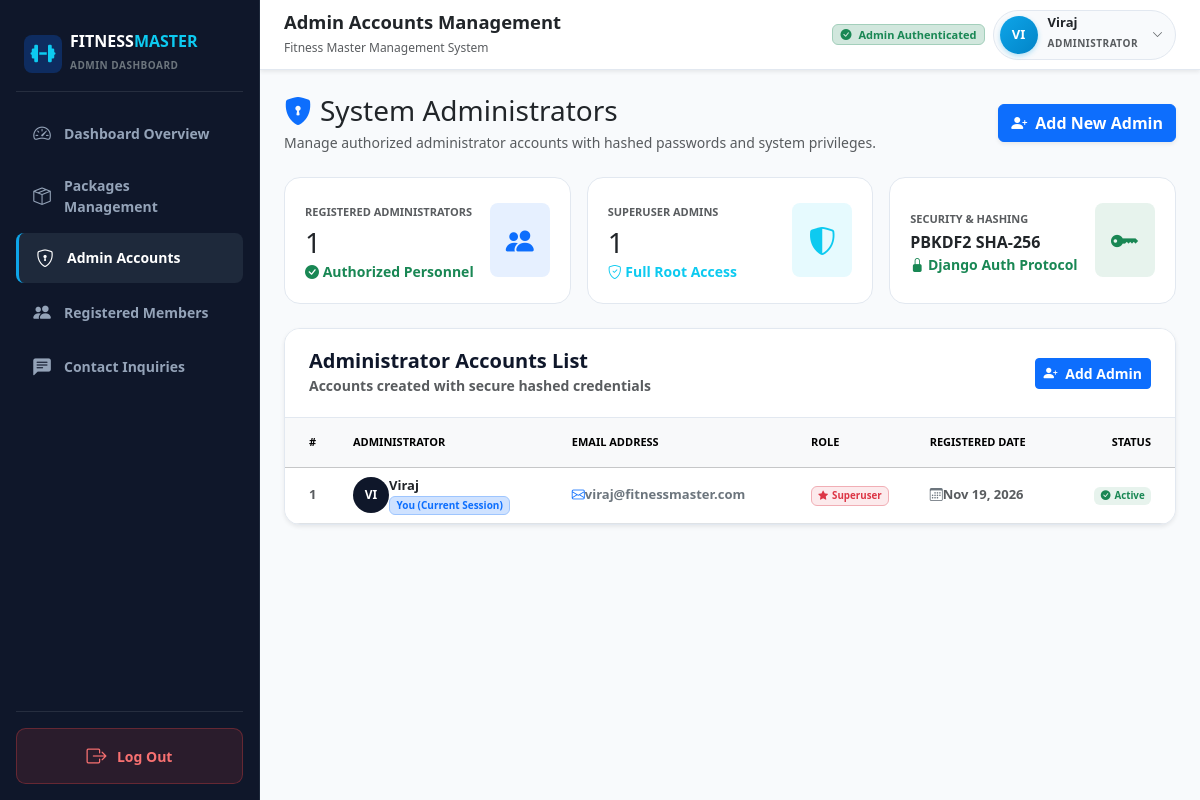
The page /admins/ (signed in) on the database as committed earlier.
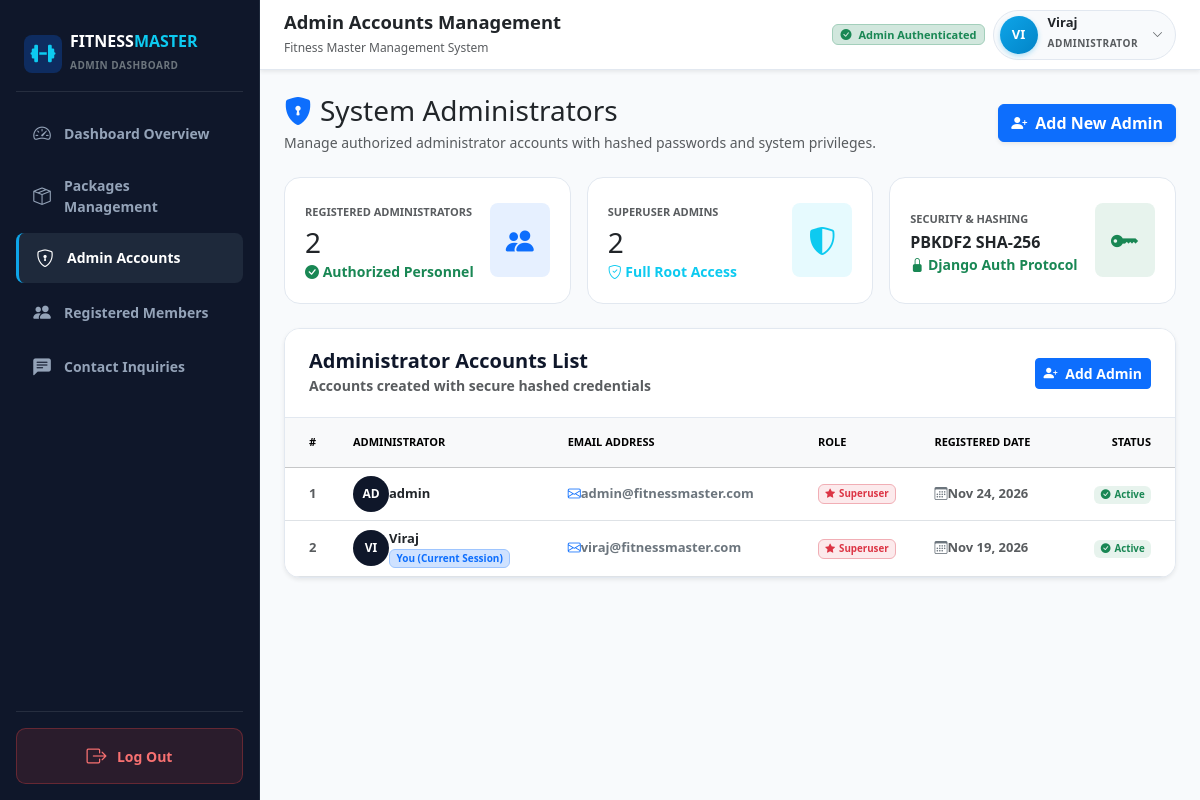
The same page on the database as committed later.
### accounts/models.py (models this page shows, shortened)
class Admin(AbstractUser):
    email = models.EmailField(unique=True, verbose_name="Email Address")
    class Meta:
        verbose_name = 'Admin'
        verbose_name_plural = 'Admins'
        ordering = ['username']

### accounts/views.py (the view, shortened to what this page needs)
# urls.py: path('admins/', views.admin_accounts_view, name='admin_accounts'),
@login_required(login_url='login')
@user_passes_test(admin_check, login_url='login')
def admin_accounts_view(request):
    admins = AdminModel.objects.all().order_by('-date_joined')
    form = AdminCreationForm()
    return render(request, 'accounts/admin_list.html', {
        'admins': admins,
        'form': form,
        'total_admins': admins.count(),
        'superusers_count': admins.filter(is_superuser=True).count(),
    })

### accounts/views.py (called while the page is built)
def admin_check(user):
    return user.is_authenticated and (user.is_staff or user.is_superuser)

### templates/accounts/admin_list.html (shortened to what this page needs)
{% extends 'base.html' %}
{% block page_heading %}Admin Accounts Management{% endblock %}
{% block content %}
<div class="container-fluid px-0">
  <div class="d-flex flex-wrap align-items-center justify-content-between gap-3 mb-4">
    <div>
      <h3 class="fw-black text-dark mb-1">
        <i class="bi bi-shield-lock-fill text-primary me-2"></i>System Administrators
      </h3>
      <p class="text-muted small mb-0">
        Manage authorized administrator accounts with hashed passwords and system privileges.
      </p>
    </div>
    <div class="d-flex align-items-center gap-2">
      <button type="button" class="btn btn-primary fw-bold d-flex align-items-center gap-2 shadow-sm" data-bs-toggle="modal" data-bs-target="#addAdminModal">
        <i class="bi bi-person-plus-fill"></i> Add New Admin
      </button>
    </div>
  </div>
  <div class="row g-3 mb-4">
    <div class="col-12 col-sm-6 col-md-4">
      <div class="stat-card h-100 d-flex align-items-center justify-content-between">
        <div>
          <small class="text-muted fw-bold text-uppercase" style="font-size: 11px;">Registered Administrators</small>
          <h3 class="fw-black text-dark mb-0 mt-1">{{ total_admins }}</h3>
          <small class="text-success fw-semibold"><i class="bi bi-check-circle-fill"></i> Authorized Personnel</small>
        </div>
        <div class="rounded-3 p-3 bg-primary bg-opacity-10 text-primary">
          <i class="bi bi-people-fill fs-3"></i>
        </div>
      </div>
    </div>
    <div class="col-12 col-sm-6 col-md-4">
      <div class="stat-card h-100 d-flex align-items-center justify-content-between">
        <div>
          <small class="text-muted fw-bold text-uppercase" style="font-size: 11px;">Superuser Admins</small>
          <h3 class="fw-black text-dark mb-0 mt-1">{{ superusers_count }}</h3>
          <small class="text-info fw-semibold"><i class="bi bi-shield-check"></i> Full Root Access</small>
        </div>
        <div class="rounded-3 p-3 bg-info bg-opacity-10 text-info">
          <i class="bi bi-shield-shaded fs-3"></i>
        </div>
      </div>
    </div>
    <div class="col-12 col-sm-12 col-md-4">
      <div class="stat-card h-100 d-flex align-items-center justify-content-between">
        <div>
          <small class="text-muted fw-bold text-uppercase" style="font-size: 11px;">Security & Hashing</small>
          <h6 class="fw-bold text-dark mb-0 mt-1">PBKDF2 SHA-256</h6>
          <small class="text-success fw-semibold"><i class="bi bi-lock-fill"></i> Django Auth Protocol</small>
        </div>
        <div class="rounded-3 p-3 bg-success bg-opacity-10 text-success">
          <i class="bi bi-key-fill fs-3"></i>
        </div>
      </div>
    </div>
  </div>
  <div class="fm-card mb-4 shadow-sm">
    <div class="fm-card-header d-flex flex-wrap align-items-center justify-content-between gap-3">
      <div>
        <h5 class="mb-0 fw-bold">Administrator Accounts List</h5>
        <small class="text-muted">Accounts created with secure hashed credentials</small>
      </div>
      <button type="button" class="btn btn-sm btn-primary fw-bold" data-bs-toggle="modal" data-bs-target="#addAdminModal">
        <i class="bi bi-person-plus-fill me-1"></i> Add Admin
      </button>
    </div>
    <div class="table-responsive">
      <table class="table table-hover align-middle mb-0" style="font-size: 13px;">
        <thead class="table-light text-uppercase text-secondary fw-bold" style="font-size: 11px;">
          <tr>
            <th class="ps-4 py-3" style="width: 60px;">#</th>
            <th class="py-3">Administrator</th>
            <th class="py-3">Email Address</th>
            <th class="py-3">Role</th>
            <th class="py-3">Registered Date</th>
            <th class="text-end pe-4 py-3">Status</th>
          </tr>
        </thead>
        <tbody>
          {% for admin in admins %}
            <tr>
              <td class="ps-4 fw-bold text-muted">{{ forloop.counter }}</td>
              <td>
                <div class="d-flex align-items-center gap-2.5">
                  <div class="rounded-circle bg-dark text-white fw-bold d-flex align-items-center justify-content-center" style="width: 36px; height: 36px; font-size: 12px; background-color: #0f172a !important;">
                    {{ admin.username|slice:":2"|upper }}
                  </div>
                  <div>
                    <div class="fw-bold text-dark">{{ admin.username }}</div>
                    {% if admin.id == request.user.id %}
                      <span class="badge bg-primary-subtle text-primary border border-primary-subtle" style="font-size: 10px;">You (Current Session)</span>
                    {% endif %}
                  </div>
                </div>
              </td>
              <td>
                <span class="text-secondary fw-semibold"><i class="bi bi-envelope me-1.5 text-primary"></i>{{ admin.email|default:"No email set" }}</span>
              </td>
              <td>
                {% if admin.is_superuser %}
                  <span class="badge bg-danger bg-opacity-10 text-danger border border-danger-subtle fw-bold px-2.5 py-1">
                    <i class="bi bi-star-fill me-1"></i>Superuser
                  </span>
                {% else %}
                  <span class="badge bg-primary bg-opacity-10 text-primary border border-primary-subtle fw-semibold px-2.5 py-1">
                    <i class="bi bi-shield me-1"></i>Staff Admin
                  </span>
                {% endif %}
              </td>
              <td class="text-muted fw-semibold">
                <i class="bi bi-calendar3 me-1.5 text-secondary"></i>{{ admin.date_joined|date:"M d, Y" }}
              </td>
              <td class="text-end pe-4">
                {% if admin.is_active %}
                  <span class="badge bg-success bg-opacity-10 text-success fw-bold px-2.5 py-1">
                    <i class="bi bi-check-circle-fill me-1"></i>Active
                  </span>
                {% else %}
                  <span class="badge bg-secondary text-white fw-bold px-2.5 py-1">Inactive</span>
                {% endif %}
              </td>
            </tr>
          {% endfor %}
        </tbody>
      </table>
    </div>
  </div>
</div>
{% endblock %}

### templates/base.html (shortened to what this page needs)
<!DOCTYPE html>
<html lang="en">
<head>
  <link href="https://cdn.jsdelivr.net/npm/bootstrap@5.3.3/dist/css/bootstrap.min.css" rel="stylesheet">
  <link href="https://cdn.jsdelivr.net/npm/bootstrap-icons@1.11.3/font/bootstrap-icons.min.css" rel="stylesheet">
  <link rel="stylesheet" href="https://cdnjs.cloudflare.com/ajax/libs/font-awesome/6.5.1/css/all.min.css">
</head>
<body>
{% if request.user.is_authenticated and request.user.is_staff and not is_user_page and not is_auth_page and request.GET.portal != 'user' and request.resolver_match.url_name not in 'about_us contact_us user_login user_register user_register_alias user_dashboard user_root root admin_login admin_login_slash login admin_gateway admin_gateway_no_slash' %}
<div class="d-flex w-100 min-vh-100 position-relative">
  <aside class="admin-sidebar d-none d-lg-flex flex-column p-3" id="adminDesktopSidebar">
    <div class="brand-container d-flex align-items-center gap-2 px-2 py-3 mb-3 border-bottom border-secondary border-opacity-25">
      <button type="button" class="brand-icon btn p-0 border-0 bg-primary bg-opacity-25 text-info rounded-3 d-flex align-items-center justify-content-center shadow-none" id="desktopBrandToggle" style="width: 38px; height: 38px; flex-shrink: 0; cursor: pointer;" title="Click to Collapse / Expand Sidebar" aria-label="Toggle Sidebar">
        <i class="fa-solid fa-dumbbell text-info fs-5"></i>
      </button>
      <div class="brand-text text-truncate" id="desktopBrandTextToggle" style="cursor: pointer;" title="Click to Collapse / Expand Sidebar">
        <h6 class="mb-0 fw-bold text-white tracking-wide">FITNESS<span class="text-info">MASTER</span></h6>
        <small class="text-secondary fw-semibold" style="font-size: 10px; letter-spacing: 0.5px;">ADMIN DASHBOARD</small>
      </div>
    </div>
    <ul class="nav nav-pills flex-column mb-auto">
      <li class="nav-item">
        <a href="{% url 'admin_dashboard' %}" class="nav-link {% if request.resolver_match.url_name == 'admin_dashboard' %}active{% endif %}" title="Dashboard Overview">
          <i class="bi bi-speedometer2"></i>
          <span class="nav-label">Dashboard Overview</span>
        </a>
      </li>
      <li class="nav-item">
        <a href="{% url 'packages_list' %}" class="nav-link " title="Packages Management">
          <i class="bi bi-box-seam"></i>
          <span class="nav-label">Packages Management</span>
        </a>
      </li>
      <li class="nav-item">
        <a href="{% url 'admin_accounts' %}" class="nav-link {% if request.resolver_match.url_name == 'admin_accounts' %}active{% endif %}" title="Admin Accounts">
          <i class="bi bi-shield-lock"></i>
          <span class="nav-label">Admin Accounts</span>
        </a>
      </li>
      <li class="nav-item">
        <a href="{% url 'admin_registered_users' %}" class="nav-link {% if request.resolver_match.url_name == 'admin_registered_users' %}active{% endif %}" title="Registered Members">
          <i class="bi bi-people-fill"></i>
          <span class="nav-label">Registered Members</span>
        </a>
      </li>
      <li class="nav-item">
        <a href="{% url 'admin_contact_messages' %}" class="nav-link {% if request.resolver_match.url_name == 'admin_contact_messages' %}active{% endif %}" title="Contact Inquiries">
          <i class="bi bi-chat-left-text-fill"></i>
          <span class="nav-label">Contact Inquiries</span>
        </a>
      </li>
    </ul>
    <div class="border-top border-secondary border-opacity-25 pt-3 mt-auto">
      <a href="{% url 'logout' %}" class="sidebar-logout-btn w-100" title="Log Out">
        <i class="bi bi-box-arrow-right fs-5"></i>
        <span class="nav-label">Log Out</span>
      </a>
    </div>
  </aside>
  <div class="main-wrapper" id="mainContentWrapper">
    <header class="admin-navbar d-flex align-items-center justify-content-between px-3 px-lg-4 sticky-top shadow-sm">
      <div class="d-flex align-items-center gap-3">
        <div>
          <h5 class="mb-0 fw-bold text-dark" style="font-size: 1.15rem;">{% block page_heading %}Admin Dashboard{% endblock %}</h5>
          <small class="text-muted d-none d-sm-inline" style="font-size: 12px;">Fitness Master Management System</small>
        </div>
      </div>
      <div class="d-flex align-items-center gap-2">
        <span class="badge bg-success-subtle text-success border border-success-subtle d-none d-lg-inline-block px-2.5 py-1.5" style="font-size: 11px;">
          <i class="bi bi-check-circle-fill me-1"></i> Admin Authenticated
        </span>
        <div class="dropdown profile-dropdown">
          <div class="profile-pill" id="adminHeaderProfile" role="button" data-bs-toggle="dropdown" aria-expanded="false" tabindex="0">
            <div class="profile-avatar-circle">
              {{ request.user.username|slice:":2"|upper }}
            </div>
            <div class="d-none d-sm-block text-start pe-1">
              <div class="fw-bold text-dark lh-1" style="font-size: 13px;">{{ request.user.username }}</div>
              <small class="text-muted text-uppercase fw-semibold" style="font-size: 10px; letter-spacing: 0.5px;">Administrator</small>
            </div>
            <i class="bi bi-chevron-down text-muted" style="font-size: 11px;"></i>
          </div>
        </div>
      </div>
    </header>
    <main class="p-3 p-lg-4">
      {% block content %}{% endblock %}
    </main>
  </div>
</div>
{% else %}
  <main>
    {% block auth_content %}{% endblock %}
  </main>
{% endif %}
</body>
</html>

### templates/base.html (style rules this page uses)
:root { --fm-primary-dark: #0f172a; --fm-secondary-dark: #1e293b; --fm-border: #e2e8f0; --fm-accent-cyan: #0ea5e9; --fm-accent-orange: #ff5722; --fm-bg-light: #f8fafc; }
body { font-family: system-ui, -apple-system, "Segoe UI", Roboto, "Helvetica Neue", sans-serif; background-color: var(--fm-bg-light); color: #1e293b; min-height: 100vh; }
.admin-sidebar { width: 260px; background-color: var(--fm-primary-dark); color: #fff; height: 100vh; position: fixed; top: 0; bottom: 0; left: 0; border-right: 1px solid #1e293b; z-index: 1030; overflow-y: auto; overflow-x: hidden; transition: width 0.25s cubic-bezier(0.4, 0, 0.2, 1), padding 0.25s cubic-bezier(0.4, 0, 0.2, 1); }
.brand-icon { cursor: pointer; transition: transform 0.2s cubic-bezier(0.4, 0, 0.2, 1), background-color 0.2s ease, box-shadow 0.2s ease !important; outline: none !important; }
.main-wrapper { min-width: 0; flex: 1 1 auto; min-height: 100vh; margin-left: 0; width: 100%; background-color: var(--fm-bg-light); transition: margin-left 0.25s cubic-bezier(0.4, 0, 0.2, 1), width 0.25s cubic-bezier(0.4, 0, 0.2, 1); }
@media (min-width: 992px) { .main-wrapper { margin-left: 260px !important; width: calc(100% - 260px) !important; max-width: calc(100% - 260px) !important; } }
.admin-sidebar .nav-link { color: #94a3b8; font-size: 0.875rem; font-weight: 600; padding: 0.75rem 1rem; border-radius: 0.5rem; transition: all 0.2s ease; display: flex; align-items: center; gap: 0.75rem; margin-bottom: 0.25rem; }
.admin-sidebar .nav-link:hover, .admin-sidebar .nav-link.active { color: #ffffff; background-color: var(--fm-secondary-dark); border-left: 3px solid var(--fm-accent-cyan); }
.admin-sidebar .nav-link i { font-size: 1.1rem; width: 20px; text-align: center; }
.sidebar-logout-btn { color: #f87171; background: rgba(239, 68, 68, 0.12); border: 1px solid rgba(239, 68, 68, 0.3); border-radius: 0.6rem; padding: 0.75rem 1rem; font-weight: 700; font-size: 0.875rem; display: flex; align-items: center; justify-content: center; gap: 0.65rem; text-decoration: none; transition: all 0.2s ease; }
html, body { overflow-x: hidden; max-width: 100vw; }
.admin-navbar { background-color: #ffffff; border-bottom: 1px solid var(--fm-border); min-height: 70px; z-index: 1020; }
.profile-dropdown { position: relative; }
.profile-pill { background: #f8fafc; border: 1px solid var(--fm-border); border-radius: 50px; padding: 5px 12px 5px 6px; display: inline-flex; align-items: center; gap: 10px; text-decoration: none; color: #1e293b; cursor: pointer; transition: all 0.2s ease; }
.profile-avatar-circle { width: 38px; height: 38px; border-radius: 50%; background: linear-gradient(135deg, #0ea5e9, #0284c7); color: #ffffff; font-weight: 700; font-size: 13px; display: flex; align-items: center; justify-content: center; box-shadow: 0 2px 5px rgba(14, 165, 233, 0.3); }
.stat-card { background: #ffffff; border: 1px solid var(--fm-border); border-radius: 1rem; padding: 1.25rem; transition: transform 0.2s ease, box-shadow 0.2s ease; }
.fm-card { background: #ffffff; border: 1px solid var(--fm-border); border-radius: 1rem; box-shadow: 0 1px 3px rgba(0, 0, 0, 0.02); overflow: hidden; }
.fm-card-header { background: #ffffff; border-bottom: 1px solid var(--fm-border); padding: 1.25rem 1.5rem; font-weight: 700; color: var(--fm-primary-dark); }

Rows that differ between the two databases and show on the page:
added Admin: username "AD", username "admin", email "admin@fitnessmaster.com", is_superuser True (drawn), date_joined "Nov 24, 2026", is_active True (drawn)
Other text that changed with them:
{{ total_admins }}: "1" → "2"
{{ superusers_count }}: "1" → "2"
